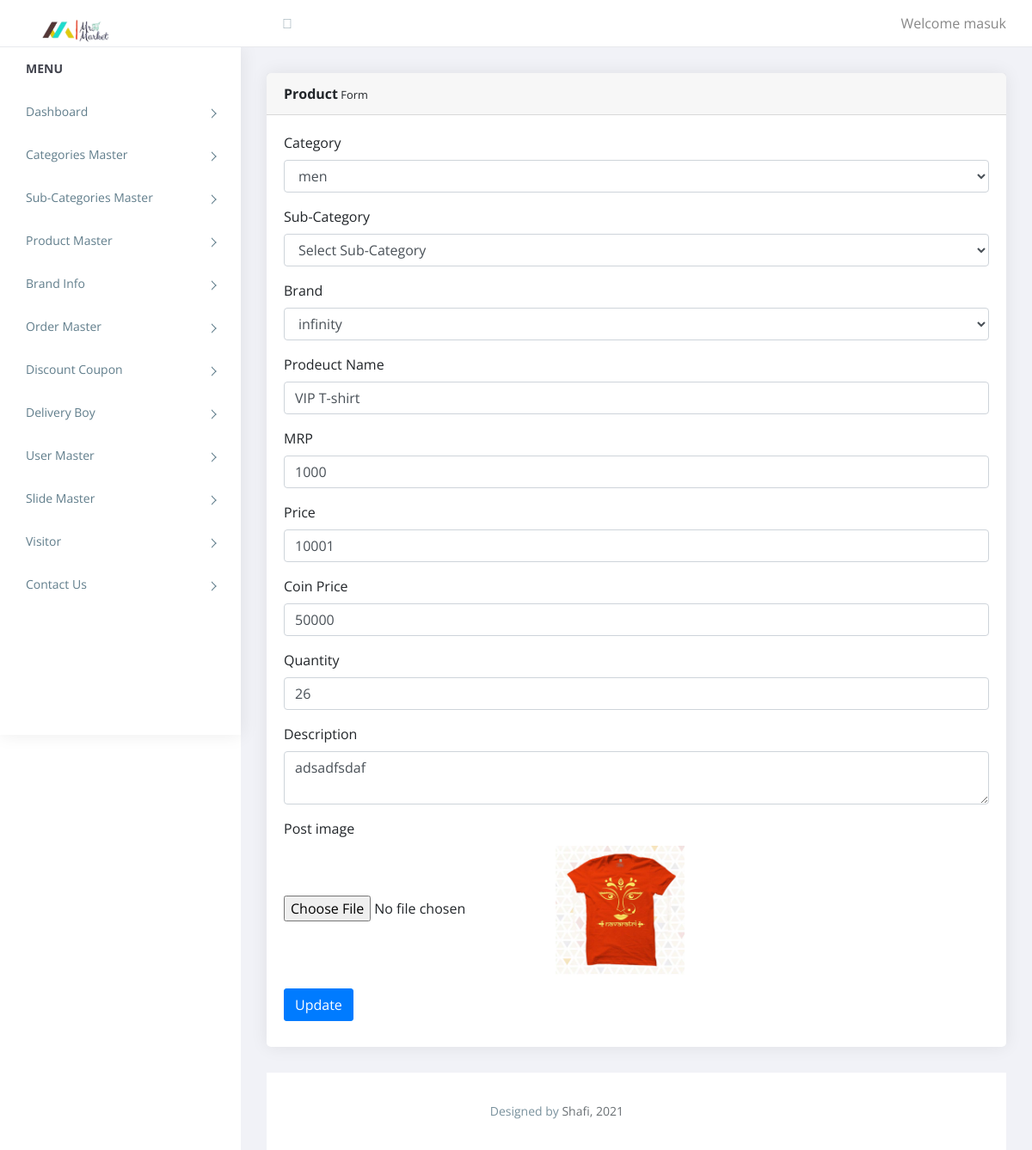
The app's page /admin/update-product.php?pid=99 (signed in), older data.
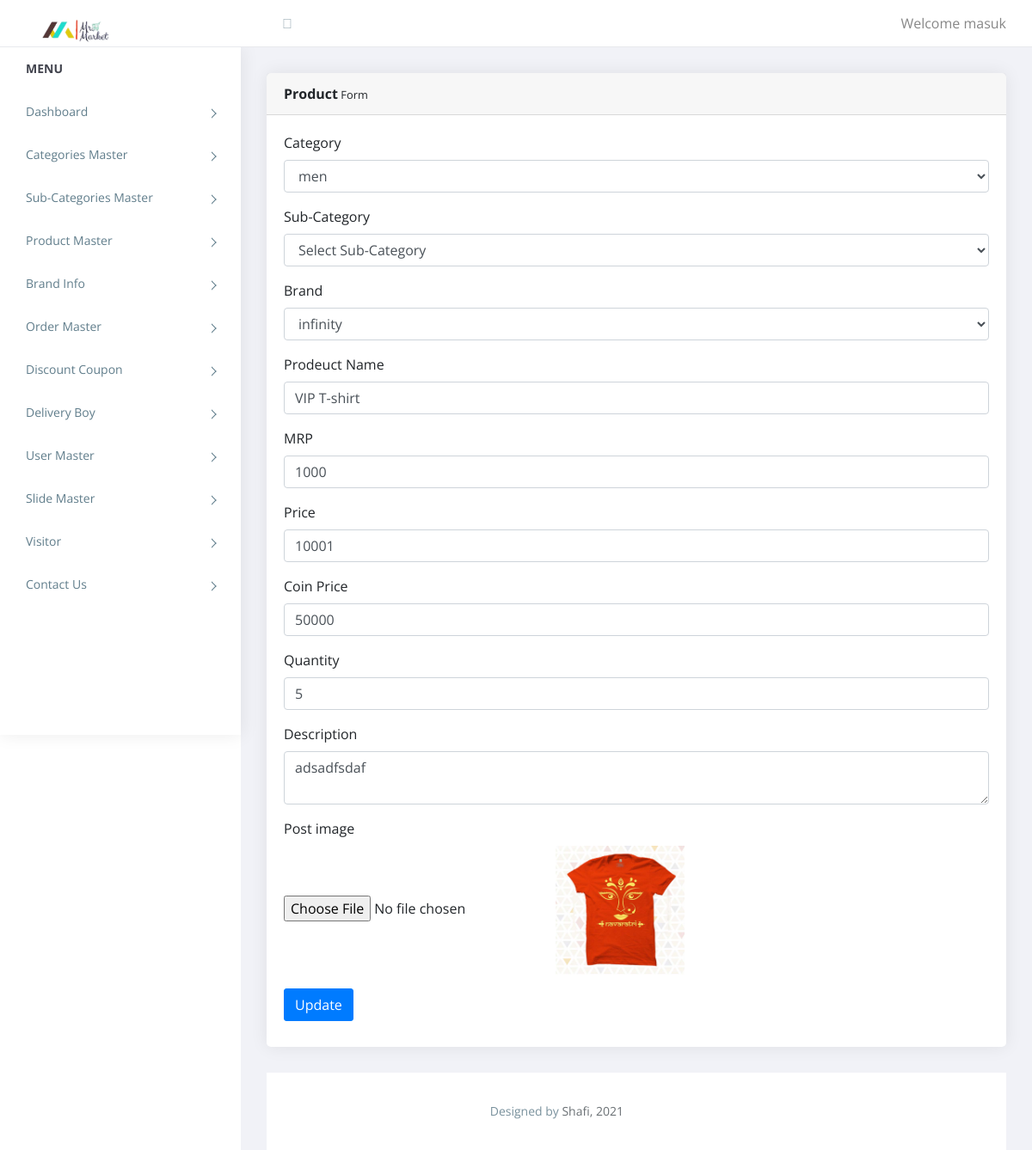
The same page, newer data.
### tables this page shows
CREATE TABLE `product` (
  `product_id` int(11) NOT NULL,
  `category` int(11) NOT NULL,
  `sub_cat_id` int(11) NOT NULL,
  `product_name` varchar(255) NOT NULL,
  `mrp` float NOT NULL,
  `qty` int(11) NOT NULL,
  `price` float NOT NULL,
  `coin` mediumint(9) NOT NULL,
  `discount` int(11) NOT NULL,
  `short_desc` varchar(2000) NOT NULL,
  `long_desc` text NOT NULL,
  `img` varchar(255) NOT NULL,
  `pdt_sts` tinyint(4) NOT NULL,
  `brand_id` int(11) NOT NULL
);

### admin/update-product.php (the view, shortened to what the changed rows need)
<?php
    require('top.inc.php');
?>
<div class="content pb-0">
            <div class="animated fadeIn">
               <div class="row">
                  <div class="col-lg-12">
                     <div class="card">
                          <div class="card-body card-block">
                          <?php
                                $pdt_id = $_GET['pid'];
                                $sql1 = "SELECT * FROM product WHERE product_id ={$pdt_id}";
                                $res1 = mysqli_query($conn,$sql1);
                                if(mysqli_num_rows($res1) > 0){
                                    while($row1=mysqli_fetch_assoc($res1)){
                          ?>
                          <form  action="" method="POST" enctype="multipart/form-data">
                          <div class="form-group">
                          <label for="exampleInputPassword1">Category</label>
                          <select name="category" onchange="get_sub_cat()" id="cat_id" class="form-control">
                              <?php
                                include "config.php";
                                $sql = "SELECT * FROM category";
                                $result = mysqli_query($conn,$sql) or die("Query Failed 2");
                                if(mysqli_num_rows($result) > 0){
                                  while ($row = mysqli_fetch_assoc($result)) {
                                    if($row['category_id']==$row1['category']){
                                      $selected ="selected";
                                    }
                                    else{
                                      $selected ="";
                                    }
                                    echo "<option {$selected} value='{$row["category_id"]}' >{$row['category_name']}</option>";
                                  }
                                }
                               ?>
                          </select>
                      </div>
                      <div class="form-group">
                        <label for="category" class=" form-control-label">Sub-Category</label>
                        <select name="sub_category" id="sub_cat_id" class="form-control">
                          <option>Select Sub-Category</option>
                        </select>
                      </div>
                      <div class="form-group">
                        <label for="category" class=" form-control-label">Brand</label>
                        <select name="brand" class="form-control">
                              <?php
                                $res_b=mysqli_query($conn,"SELECT * FROM brand");
                                if(mysqli_num_rows($res_b)>0){
                                  while($row_b=mysqli_fetch_assoc($res_b)){
                                    if($row_b['brand_id']==$row1['brand_id']){
                                      echo '<option value='.$row_b['brand_id'].' selected>'.$row_b['brand_name'].'</option>';
                                    }
                                    else{
                                      echo '<option value='.$row_b['brand_id'].'>'.$row_b['brand_name'].'</option>';
                                    }
                                  }
                                }
                              ?>
                        </select>
                      </div>
                      <div class="form-group">
                          <label for="post_title">Prodeuct Name</label>
                          <input type="text" name="product_name" value="<?php echo $row1['product_name']; ?>" class="form-control" autocomplete="off" required>
                      </div>
                      <div class="form-group">
                          <label for="post_title">MRP</label>
                          <input type="number" name="mrp" value="<?php echo $row1['mrp']; ?>" class="form-control" autocomplete="off" required>
                      </div>
                      <div class="form-group">
                          <label for="post_title">Price</label>
                          <input type="number" name="price" value="<?php echo $row1['price']; ?>" class="form-control" autocomplete="off" required>
                      </div>
                      <div class="form-group">
                          <label for="post_title">Coin Price</label>
                          <input type="number" name="coin" value="<?php echo $row1['coin']; ?>" class="form-control" autocomplete="off" required>
                      </div>
                      <div class="form-group">
                          <label for="post_title">Quantity</label>
                          <input type="number" name="qty" value="<?php echo $row1['qty']; ?>" class="form-control" autocomplete="off" required>
                      </div>
                      <div class="form-group">
                          <label for="exampleInputPassword1"> Description</label>
                          <textarea name="desc"  class="form-control"   required><?php echo $row1['long_desc']; ?></textarea>
                      </div>
                      <div class="form-group">
                          <label for="exampleInputPassword1">Post image</label><br>
                          <input type="file" name="new-image">
                          <img  src="upload/<?php echo $row1['img']; ?>" height="150px">
                      </div>
                      <input type="submit" name="update" class="btn btn-primary" value="Update" required />
                    </form>
                    <?php
                            }
                        }
                    ?>
                          </div>
                     </div>
                  </div>
               </div>
            </div>
    </div>
<?php
require('footer.inc.php');
?>

Row changes from the older to the newer data that the page shows:
changed product "VIP T-shirt": qty "26" → "5"
